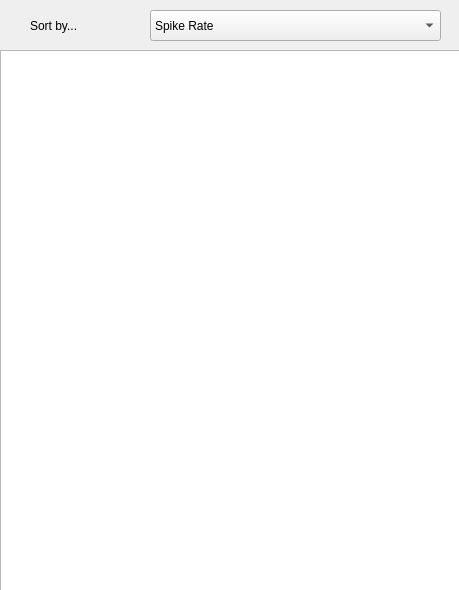
<?xml version="1.0" encoding="UTF-8"?>
<ui version="4.0">
 <class>Dialog</class>
 <widget class="QDialog" name="Dialog">
  <property name="geometry">
   <rect>
    <x>0</x>
    <y>0</y>
    <width>459</width>
    <height>590</height>
   </rect>
  </property>
  <property name="windowTitle">
   <string>Dialog</string>
  </property>
  <widget class="QLabel" name="label">
   <property name="geometry">
    <rect>
     <x>30</x>
     <y>10</y>
     <width>101</width>
     <height>31</height>
    </rect>
   </property>
   <property name="text">
    <string>Sort by...</string>
   </property>
   <property name="buddy">
    <cstring>comboBox</cstring>
   </property>
  </widget>
  <widget class="QComboBox" name="comboBox">
   <property name="geometry">
    <rect>
     <x>150</x>
     <y>10</y>
     <width>291</width>
     <height>31</height>
    </rect>
   </property>
   <item>
    <property name="text">
     <string>Spike Rate</string>
    </property>
   </item>
   <item>
    <property name="text">
     <string>Amplitude</string>
    </property>
   </item>
   <item>
    <property name="text">
     <string>Time Recorded</string>
    </property>
   </item>
   <item>
    <property name="text">
     <string>Location on Array</string>
    </property>
   </item>
  </widget>
  <widget class="QTableView" name="tableView">
   <property name="geometry">
    <rect>
     <x>0</x>
     <y>50</y>
     <width>461</width>
     <height>541</height>
    </rect>
   </property>
  </widget>
 </widget>
 <resources/>
 <connections/>
</ui>
